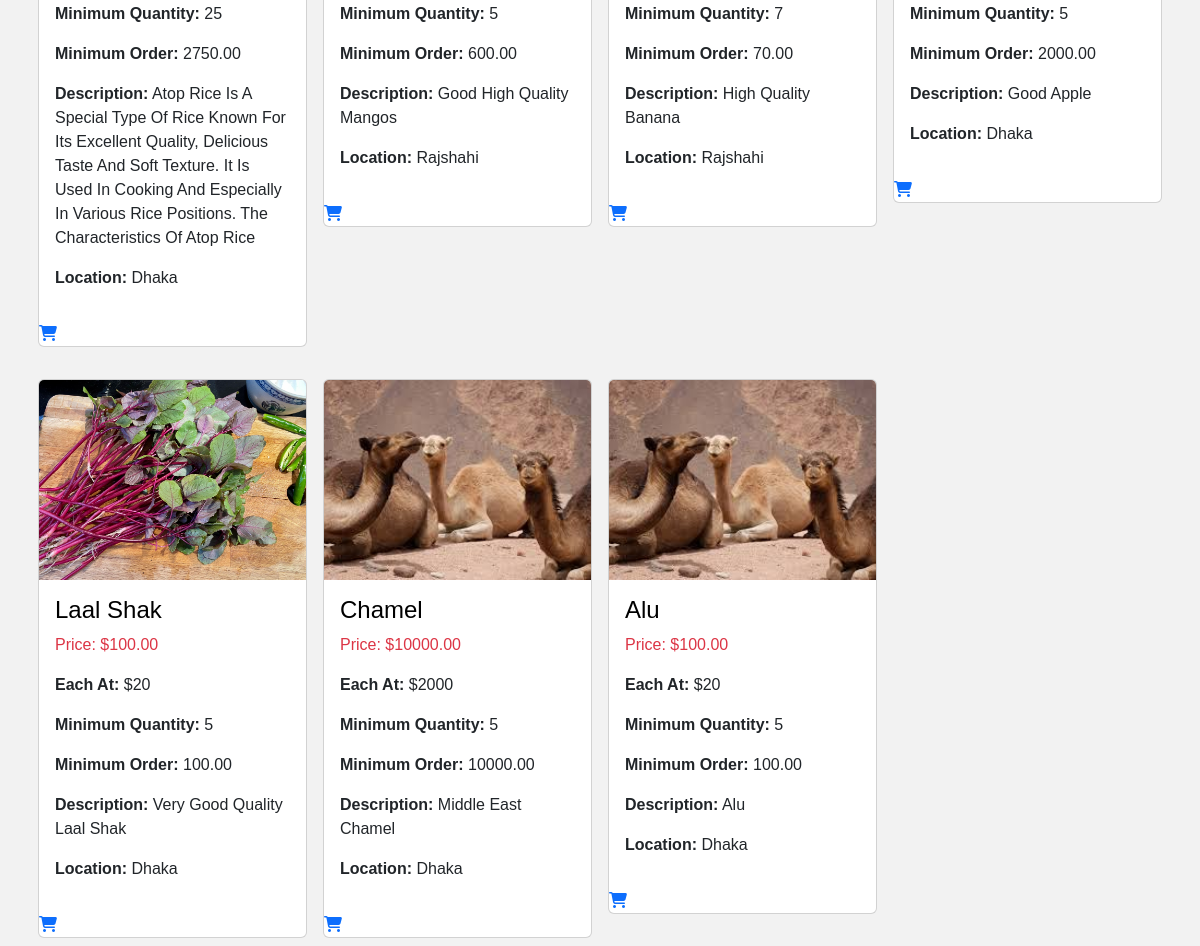
Page /product_search/ (lower part) on the earlier database version.
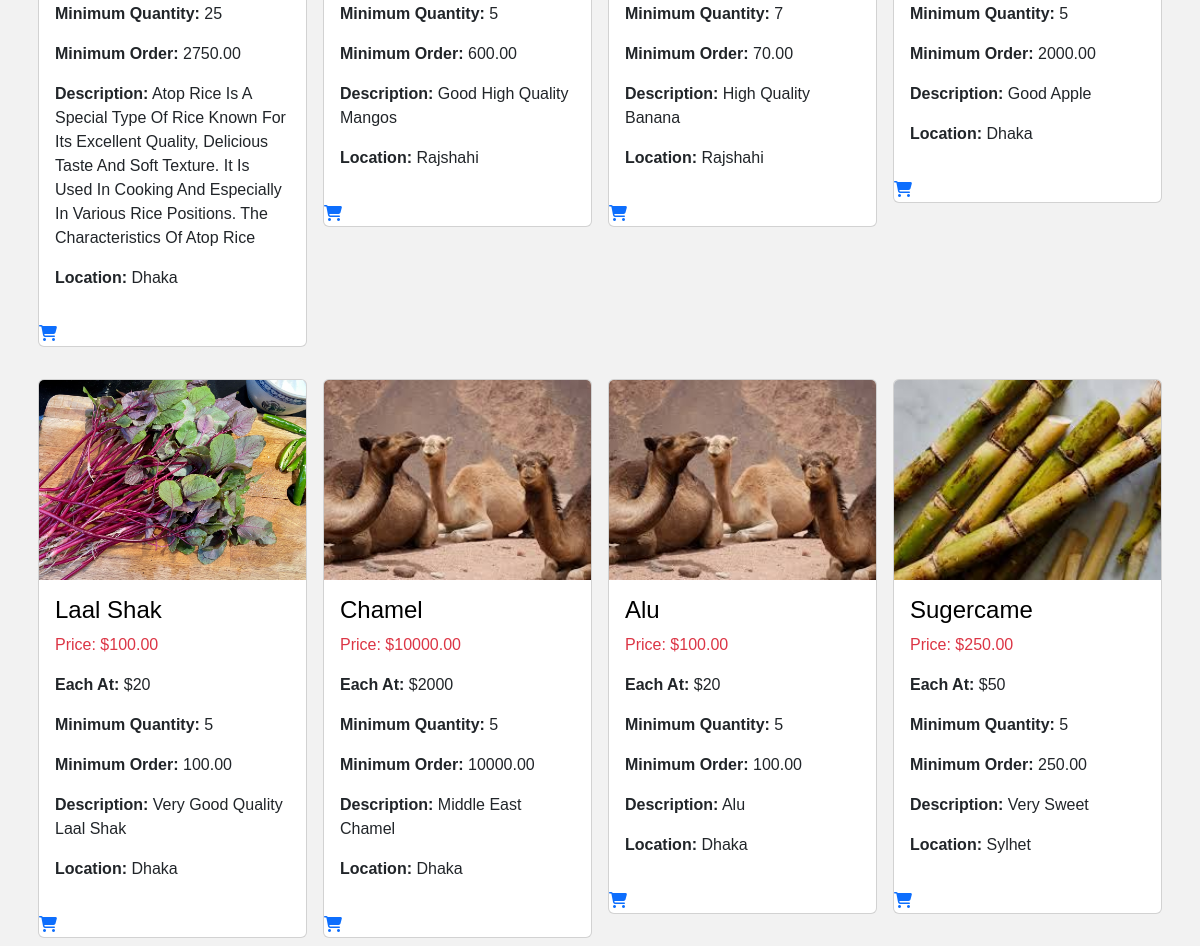
Same page on the later database version.
### product/models.py (models this page shows, shortened)
class Product(models.Model):
    CATEGORIES = (
        ("Vegetables", "Vegetables"),
        ("Fruits", "Fruits"),
        ("Meat, Poultry & Dairy", "Meat, Poultry & Dairy"),
        ("Farm Feeds", "Farm Feeds")
    )
    owner = models.ForeignKey(User, on_delete=models.CASCADE)
    name = models.CharField(max_length=30)
    category = models.CharField(max_length=25, default="Vegetables", choices=CATEGORIES)
    quantity = models.IntegerField(default=5)
    description = models.CharField(max_length=200)
    image = models.ImageField(upload_to="products")
    price = models.IntegerField()
    location = models.CharField(max_length=50)
    unit_price = models.DecimalField(max_digits=10, decimal_places=2, blank=True, null=True)

### product/views.py (the view)
# urls.py: path("product_search/", views.product_search, name="product_search"),
def product_search(request):
    form = ProductSearchForm(request.GET)
    products = Product.objects.all()
    if form.is_valid():
        name = form.cleaned_data.get('name')
        location = form.cleaned_data.get('location')
        category = form.cleaned_data.get('category')
        if name:
            products = products.filter(Q(name__icontains=name))
        if location:
            products = products.filter(Q(location__icontains=location))
        if category and category != 'Select a category':
            products = products.filter(Q(category=category))
    context = {
        'form': form,
        'products': products
    }
    return render(request, 'product/product_search.html', context)

### product/templates/product/product_search.html (shortened to what this page needs)
{% extends 'Account/base.html' %}
{% load crispy_forms_tags %}
{% block content %}
<div class="container mt-3">
    <div class="row">
        {% for product in products %}
        <div class="col-md-3 p-2">
            <div class="card h-80 mt-3">
                <a class="text-decoration-none" href="{% url 'product:product_details' product.id %}">
                    <img class="card-img-top" src="{{ product.image.url }}" alt="{{ product.name }}" style="height: 200px; object-fit: cover; width: 100%;">
                </a>
                <div class="card-body text-capitalize">
                    <h2 class="card-title text-black text-capitalize fs-4">{{ product.name }}</h2>
                    <p class="card-text text-danger fw-2">Price: ${{ product.unit_price }}</p>
                    <p><strong class="fw-bold">Each at:</strong> ${{ product.price }}</p>
                    <p><strong class="fw-bold">Minimum quantity:</strong> {{ product.quantity }}</p>
                    <p><strong class="fw-bold">Minimum order:</strong> {{ product.unit_price }}</p>
                    <p><strong class="fw-bold">Description:</strong> {{ product.description }}</p>
                    <p class="text-capitalize"> <strong class="fw-bold">Location:</strong> {{ product.location }}</p>
                </div>
                <a href="{% url 'cart:addtocart' product.id %}" class="text-decoration-none color-warning">
                    <i class="fa-solid fa-shopping-cart"></i>
                </a>
            </div>
        </div>
        {% endfor %}
    </div>
</div>
{% endblock content %}

Differences in the rows shown:
added Product: image (picture), name "Sugercame", unit_price "250.00", price "50", quantity "5", description "Very Sweet", location "Sylhet"
